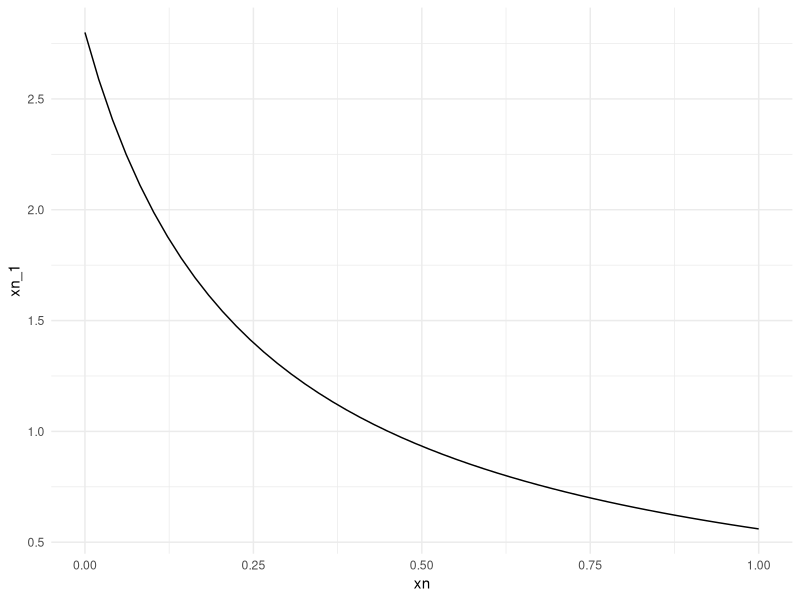
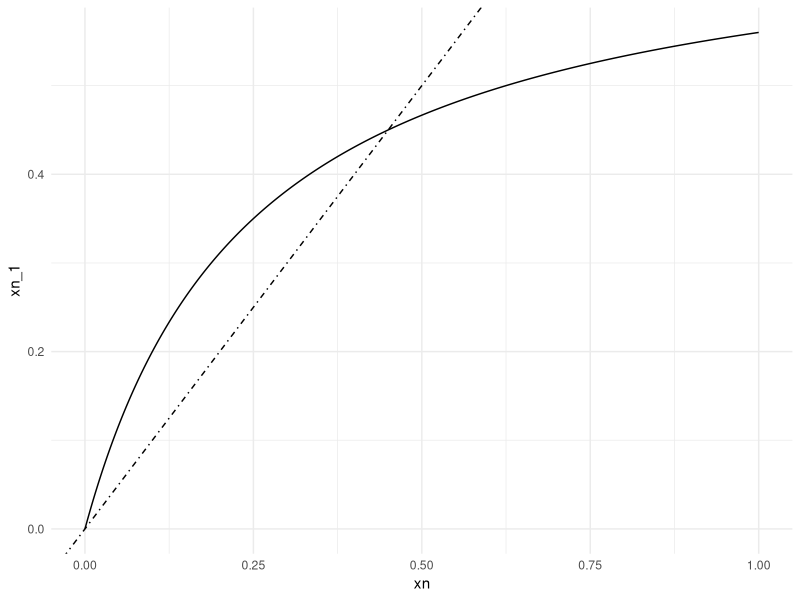
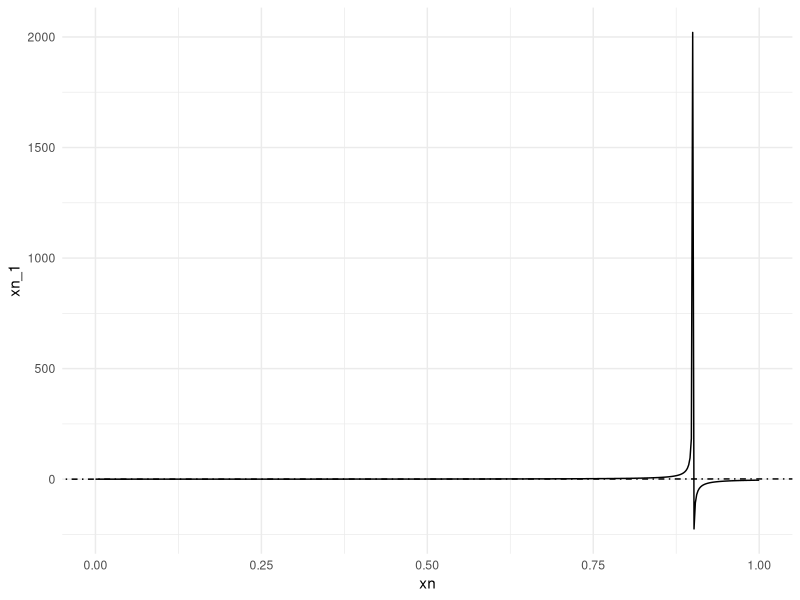

These charts were generated, in order, by the following R code:
# Clear the environment
rm(list = ls())

# Introduction to Discrete-Time Models
packages <- c("dplyr", "tidyverse", "readxl", "ggplot2", "ggpubr", "patchwork")

# Install required packages
install_load_packages <- function(list_of_packages){
  for (package in list_of_packages){
    if (! package %in% installed.packages()){
      install.packages(package)
    }
    library(package, character.only = TRUE)
  }
}

install_load_packages(packages)

# Figure 2.15(a): Graph of g(x) for r > 1
# The curve 
monotonic_curve <- function(xn, r){
  # Define the length of the outputs
  n_length <- length(xn)
  x <- numeric(n_length)
  
  # Define parameter values
  K <- 0.45
  
  for (n in seq_along(x)){
    x[n] <- r/(1+((r-1)/K*xn[n]))
  }
  return(x)
}

start <- 0
end <- 1
x_length <- 50
xn <- seq(start, end, length.out = x_length)
r1 <- 2.8

df_curve_xn <- xn
df_curve_xn_1 <- monotonic_curve(xn, r1)
df_curve1 <- data.frame(xn = df_curve_xn, xn_1 = df_curve_xn_1)

# Draw the parabola and the diagonal line
curve_plot <- function(df_curve){
  ggplot(df_curve, aes(x = xn, y = xn_1)) +
    geom_line()+
    theme_minimal()
}

# Plot the curve
curve1 <- curve_plot(df_curve1)
curve1


# Figure 2.15(b): Graph of g(x)x for any input of xn
monotonic_curve <- function(xn, r){
  # Define the length of the outputs
  n_length <- length(xn)
  x <- numeric(n_length)
  
  # Define parameter values
  K <- 0.45
  
  for (n in seq_along(x)){
    x[n] <- r*xn[n]/(1+(r-1)/K*xn[n])
  }
  return(x)
}

start <- 0
end <- 1
x_length <- 500
xn <- seq(start, end, length.out = x_length)
r1 <- 2.8

df_curve_xn <- xn
df_curve_xn_1 <- monotonic_curve(xn, r1)
df_curve2 <- data.frame(xn = df_curve_xn, xn_1 = df_curve_xn_1)

# Draw the parabola and the diagonal line
curve_plot <- function(df_curve){
  ggplot(df_curve, aes(x = xn, y = xn_1)) +
    geom_line()+
    geom_abline(intercept = 0, slope = 1, linetype = "dotdash")+
    #coord_cartesian(xlim = c(0,1), ylim = c(0,1))+
    theme_minimal()
}

# Plot the curve
curve2 <- curve_plot(df_curve2)
curve2


# Stability when 0 < r < 1
r2 <- 0.5
df_curve_xn_2 <- monotonic_curve(xn, r2)
df_curve3 <- data.frame(xn = df_curve_xn, xn_1 = df_curve_xn_2)

curve3 <- curve_plot(df_curve3)
curve3



